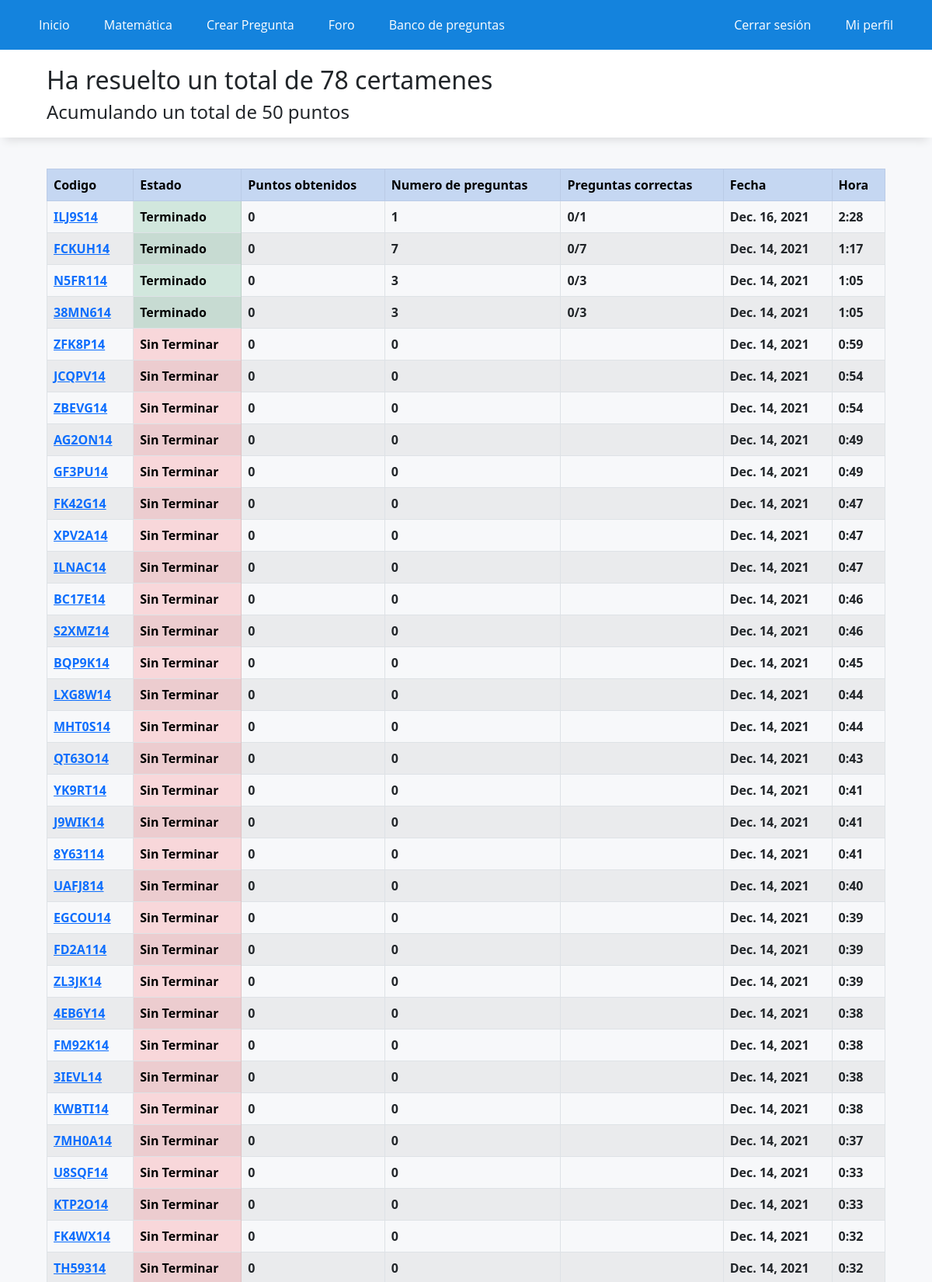
Screenshot of /historial/ (signed in, upper part) with the database file from the repository.
### WebApp/models.py (models this page shows)
class historialCertamen(models.Model):
    id_usuario = models.IntegerField()
    id_preguntas = models.CharField(max_length=300)
    fecha = models.DateField(auto_now_add=True)
    hora = models.TimeField(auto_now_add=True)
    estado = models.BooleanField(default=False)
    id_certamen = models.CharField(max_length=20, default="")
    n_preguntas = models.IntegerField(default=0)
    n_correctas = models.CharField(max_length=20, default="")
    puntos = models.IntegerField(default=0)
    alternativa_marcadas = models.CharField(max_length=100, default="")
    hora_termino = models.CharField(max_length=11, default="")

### WebApp/views.py (the view)
# urls.py: path('historial/',registro_certamenes, name="historial"),
def registro_certamenes(request):
    certamenes = historialCertamen.objects.filter(id_usuario=request.user.id).order_by('-id')
    data= {
        'puntos': profile.objects.get(name_id=request.user.id).punctuation,
        'certamenes': certamenes,
        'n_certamenes': certamenes.count(),
    }
    return render(request,'app/registro_certamenes.html',data)

### WebApp/templates/app/registro_certamenes.html (shortened to what this page needs)
{% extends 'app/base.html' %}
{% load static %}
{% block contenido %}
<div class="titulo">
    <h2>Ha resuelto un total de {{n_certamenes}} certamenes</h2>
    <h4>Acumulando un total de {{puntos}} puntos</h4>
</div>
<div class="elContenedor">
    <table class="table table-striped table-bordered">
        <tr class="table-primary">
            <th>Codigo</th>
            <th>Estado</th>
            <th>Puntos obtenidos</th>
            <th>Numero de preguntas</th>
            <th>Preguntas correctas</th>
            <th>Fecha</th>
            <th>Hora</th>
        </tr>
        {% for certamen in certamenes %}
        <tr>
            <th><a href="/certamen/?id={{certamen.id_certamen}}">{{certamen.id_certamen}}</a></th>
            {% if certamen.estado %}
            <th class="table-success">Terminado</th>
            {% else %}
            <th class="table-danger">Sin Terminar</th>
            {% endif %}
            <th>{{certamen.puntos}}</th>
            <th>{{certamen.n_preguntas}}</th>
            <th>{{certamen.n_correctas}}</th>
            <th>{{certamen.fecha}}</th>
            {% if certamen.hora.minute < 10  %}
                <th>{{certamen.hora.hour}}:0{{certamen.hora.minute}}</th>
            {% else %}
                <th>{{certamen.hora.hour}}:{{certamen.hora.minute}}</th>
            {% endif %}
        </tr>
        {% endfor %}
    </table>
</div>
{% endblock %}

### WebApp/static/app/css/styles.css (style rules this page uses)
* { margin: 0; padding: 0; -webkit-box-sizing: border-box; -moz-box-sizing: border-box; box-sizing: border-box; }
body { background: rgb(247,248,250); }
.titulo { box-shadow: 0px 10px 10px -6px rgb(222,223,225); background-color: white; padding-top: 20px; padding-bottom: 10px; padding-left: 5%; margin-bottom: 40px; width: 100%; }
.elContenedor { width: 90%; padding-top: 0px; margin:auto; }

### rows the page displays
historialCertamen: id_certamen "ILJ9S14", estado "Terminado", puntos "0", n_preguntas "1", n_correctas "0/1", fecha "Dec. 16, 2021", hora.hour "2", hora.minute "28"
historialCertamen: id_certamen "FCKUH14", estado "Terminado", puntos "0", n_preguntas "7", n_correctas "0/7", fecha "Dec. 14, 2021", hora.hour "1", hora.minute "17"
historialCertamen: id_certamen "N5FR114", estado "Terminado", puntos "0", n_preguntas "3", n_correctas "0/3", fecha "Dec. 14, 2021", hora.hour "1", hora.minute "5"
historialCertamen: id_certamen "38MN614", estado "Terminado", puntos "0", n_preguntas "3", n_correctas "0/3", fecha "Dec. 14, 2021", hora.hour "1", hora.minute "5"
historialCertamen: id_certamen "ZFK8P14", estado "Sin Terminar", puntos "0", n_preguntas "0", fecha "Dec. 14, 2021", hora.hour "0", hora.minute "59"
historialCertamen: id_certamen "JCQPV14", estado "Sin Terminar", puntos "0", n_preguntas "0", fecha "Dec. 14, 2021", hora.hour "0", hora.minute "54"
historialCertamen: id_certamen "ZBEVG14", estado "Sin Terminar", puntos "0", n_preguntas "0", fecha "Dec. 14, 2021", hora.hour "0", hora.minute "54"
historialCertamen: id_certamen "AG2ON14", estado "Sin Terminar", puntos "0", n_preguntas "0", fecha "Dec. 14, 2021", hora.hour "0", hora.minute "49"
historialCertamen: id_certamen "GF3PU14", estado "Sin Terminar", puntos "0", n_preguntas "0", fecha "Dec. 14, 2021", hora.hour "0", hora.minute "49"
historialCertamen: id_certamen "FK42G14", estado "Sin Terminar", puntos "0", n_preguntas "0", fecha "Dec. 14, 2021", hora.hour "0", hora.minute "47"
historialCertamen: id_certamen "XPV2A14", estado "Sin Terminar", puntos "0", n_preguntas "0", fecha "Dec. 14, 2021", hora.hour "0", hora.minute "47"
historialCertamen: id_certamen "ILNAC14", estado "Sin Terminar", puntos "0", n_preguntas "0", fecha "Dec. 14, 2021", hora.hour "0", hora.minute "47"
historialCertamen: id_certamen "BC17E14", estado "Sin Terminar", puntos "0", n_preguntas "0", fecha "Dec. 14, 2021", hora.hour "0", hora.minute "46"
historialCertamen: id_certamen "S2XMZ14", estado "Sin Terminar", puntos "0", n_preguntas "0", fecha "Dec. 14, 2021", hora.hour "0", hora.minute "46"
historialCertamen: id_certamen "BQP9K14", estado "Sin Terminar", puntos "0", n_preguntas "0", fecha "Dec. 14, 2021", hora.hour "0", hora.minute "45"
historialCertamen: id_certamen "LXG8W14", estado "Sin Terminar", puntos "0", n_preguntas "0", fecha "Dec. 14, 2021", hora.hour "0", hora.minute "44"
historialCertamen: id_certamen "MHT0S14", estado "Sin Terminar", puntos "0", n_preguntas "0", fecha "Dec. 14, 2021", hora.hour "0", hora.minute "44"
historialCertamen: id_certamen "QT63O14", estado "Sin Terminar", puntos "0", n_preguntas "0", fecha "Dec. 14, 2021", hora.hour "0", hora.minute "43"
historialCertamen: id_certamen "YK9RT14", estado "Sin Terminar", puntos "0", n_preguntas "0", fecha "Dec. 14, 2021", hora.hour "0", hora.minute "41"
historialCertamen: id_certamen "J9WIK14", estado "Sin Terminar", puntos "0", n_preguntas "0", fecha "Dec. 14, 2021", hora.hour "0", hora.minute "41"
historialCertamen: id_certamen "8Y63114", estado "Sin Terminar", puntos "0", n_preguntas "0", fecha "Dec. 14, 2021", hora.hour "0", hora.minute "41"
historialCertamen: id_certamen "UAFJ814", estado "Sin Terminar", puntos "0", n_preguntas "0", fecha "Dec. 14, 2021", hora.hour "0", hora.minute "40"
historialCertamen: id_certamen "EGCOU14", estado "Sin Terminar", puntos "0", n_preguntas "0", fecha "Dec. 14, 2021", hora.hour "0", hora.minute "39"
historialCertamen: id_certamen "FD2A114", estado "Sin Terminar", puntos "0", n_preguntas "0", fecha "Dec. 14, 2021", hora.hour "0", hora.minute "39"
historialCertamen: id_certamen "ZL3JK14", estado "Sin Terminar", puntos "0", n_preguntas "0", fecha "Dec. 14, 2021", hora.hour "0", hora.minute "39"
historialCertamen: id_certamen "4EB6Y14", estado "Sin Terminar", puntos "0", n_preguntas "0", fecha "Dec. 14, 2021", hora.hour "0", hora.minute "38"
historialCertamen: id_certamen "FM92K14", estado "Sin Terminar", puntos "0", n_preguntas "0", fecha "Dec. 14, 2021", hora.hour "0", hora.minute "38"
historialCertamen: id_certamen "3IEVL14", estado "Sin Terminar", puntos "0", n_preguntas "0", fecha "Dec. 14, 2021", hora.hour "0", hora.minute "38"
historialCertamen: id_certamen "KWBTI14", estado "Sin Terminar", puntos "0", n_preguntas "0", fecha "Dec. 14, 2021", hora.hour "0", hora.minute "38"
historialCertamen: id_certamen "7MH0A14", estado "Sin Terminar", puntos "0", n_preguntas "0", fecha "Dec. 14, 2021", hora.hour "0", hora.minute "37"
historialCertamen: id_certamen "U8SQF14", estado "Sin Terminar", puntos "0", n_preguntas "0", fecha "Dec. 14, 2021", hora.hour "0", hora.minute "33"
historialCertamen: id_certamen "KTP2O14", estado "Sin Terminar", puntos "0", n_preguntas "0", fecha "Dec. 14, 2021", hora.hour "0", hora.minute "33"
historialCertamen: id_certamen "FK4WX14", estado "Sin Terminar", puntos "0", n_preguntas "0", fecha "Dec. 14, 2021", hora.hour "0", hora.minute "32"
historialCertamen: id_certamen "TH59314", estado "Sin Terminar", puntos "0", n_preguntas "0", fecha "Dec. 14, 2021", hora.hour "0", hora.minute "32"

### other values shown
{{ n_certamenes }} "78"
{{ puntos }} "50"
